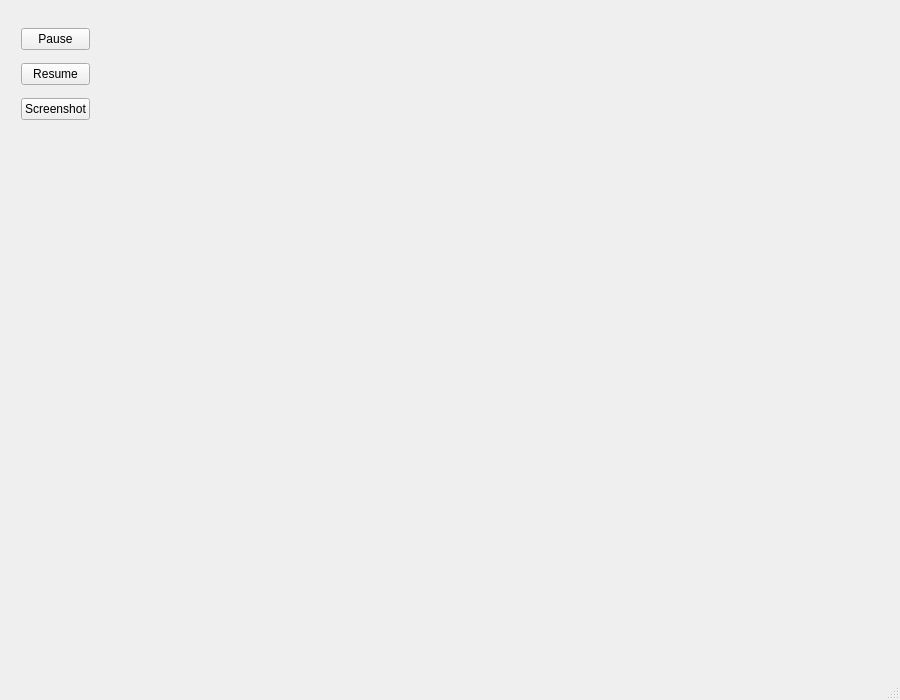
<?xml version="1.0" encoding="UTF-8"?>
<ui version="4.0">
 <class>MainWindow</class>
 <widget class="QMainWindow" name="MainWindow">
  <property name="geometry">
   <rect>
    <x>0</x>
    <y>0</y>
    <width>900</width>
    <height>700</height>
   </rect>
  </property>
  <property name="windowTitle">
   <string>MainWindow</string>
  </property>
  <widget class="QWidget" name="centralWidget">
   <widget class="QWidget" name="verticalLayoutWidget">
    <property name="geometry">
     <rect>
      <x>10</x>
      <y>10</y>
      <width>91</width>
      <height>131</height>
     </rect>
    </property>
    <layout class="QVBoxLayout" name="verticalLayout">
     <item>
      <widget class="QPushButton" name="pauseButton">
       <property name="text">
        <string>Pause</string>
       </property>
      </widget>
     </item>
     <item>
      <widget class="QPushButton" name="resumeButton">
       <property name="text">
        <string>Resume</string>
       </property>
      </widget>
     </item>
     <item>
      <widget class="QPushButton" name="screenshotButton">
       <property name="text">
        <string>Screenshot</string>
       </property>
      </widget>
     </item>
    </layout>
   </widget>
   <widget class="QWidget" name="">
    <property name="geometry">
     <rect>
      <x>112</x>
      <y>10</y>
      <width>771</width>
      <height>661</height>
     </rect>
    </property>
    <layout class="QVBoxLayout" name="verticalLayout_2">
     <item>
      <widget class="QCustomPlot" name="probabilityPlot" native="true"/>
     </item>
     <item>
      <widget class="QCustomPlot" name="realImagPlot" native="true"/>
     </item>
    </layout>
   </widget>
  </widget>
  <widget class="QStatusBar" name="statusBar"/>
 </widget>
 <layoutdefault spacing="6" margin="11"/>
 <customwidgets>
  <customwidget>
   <class>QCustomPlot</class>
   <extends>QWidget</extends>
   <header>../../../qcustomplot/qcustomplot.h</header>
   <container>1</container>
  </customwidget>
 </customwidgets>
 <resources/>
 <connections/>
</ui>
